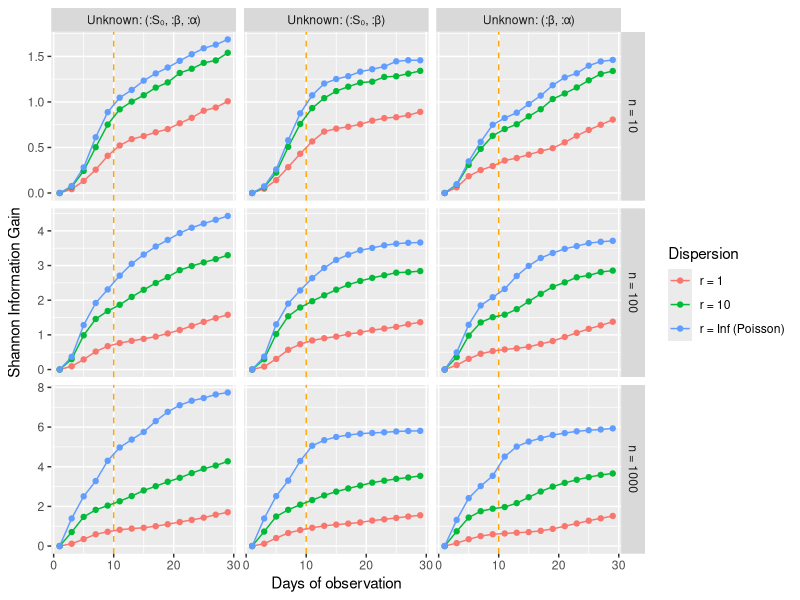

This figure's R source:
library(tidyverse)
library(ggthemes)

true_inf <- c(
    0.01, 0.017234986028274994, 0.029226916688214286, 0.0482619354074302, 0.07644676001950913, 0.11397801673090434, 0.15694203765403592,
    0.197068585361762, 0.22556384374277325, 0.23791293991026669, 0.2351898235396991, 0.22162345300496464, 0.2018696959400936, 
    0.1795447345733238, 0.15704515578805922, 0.13574849445435141, 0.11635024064541434, 0.09910377645846799, 0.08402199574081326, 0.0709903078468306, 0.059817465836561626, 0.05029848904490269, 0.04222657248401512, 0.03540215277236312, 
    0.029650387465228304, 0.024814410446680653, 0.02075294687536625, 0.017345265065778624, 0.014491436294653753, 0.012103619476697134, 0.010105741535796938
)
peak <- which.max(true_inf)
tsteps <- seq(1, length(true_inf)-1, by=2)

(inct_org <- read_csv("data/sims/increasing-tspan/results-03-15.csv"))

inct <- inct_org |>
    select(utils, obs_model, obs_params, param_comb, true=θtrue) |>
    mutate(utils=str_replace_all(utils, "Any|\\[|\\]", "")) |>
    separate(utils, str_c("u", tsteps), sep=",", convert=TRUE, fill="right") |>
    pivot_longer(matches("u\\d+"), names_to="t", values_to="SIG") |>
    mutate(t=as.double(str_extract(t, "\\d+")))

mylab <- function(x) paste0("Unknown: ", x)

inct |>
    mutate(
        rate=ifelse(str_detect(obs_params, "r"), str_extract(obs_params, "r = \\d+"), "r = Inf (Poisson)"),
        ntest=str_extract(obs_params, "n = \\d+")
    ) |>
    # filter(obs_model == "neg_binom") |>
    ggplot(aes(t, SIG, col=rate)) +
    geom_vline(xintercept=peak, col="orange", linetype="dashed") +
    geom_line() +
    geom_point() +
    facet_grid(ntest~param_comb, scales="free_y", labeller=labeller(param_comb=as_labeller(mylab))) +
    labs(x="Days of observation", y="Shannon Information Gain", col="Dispersion")
